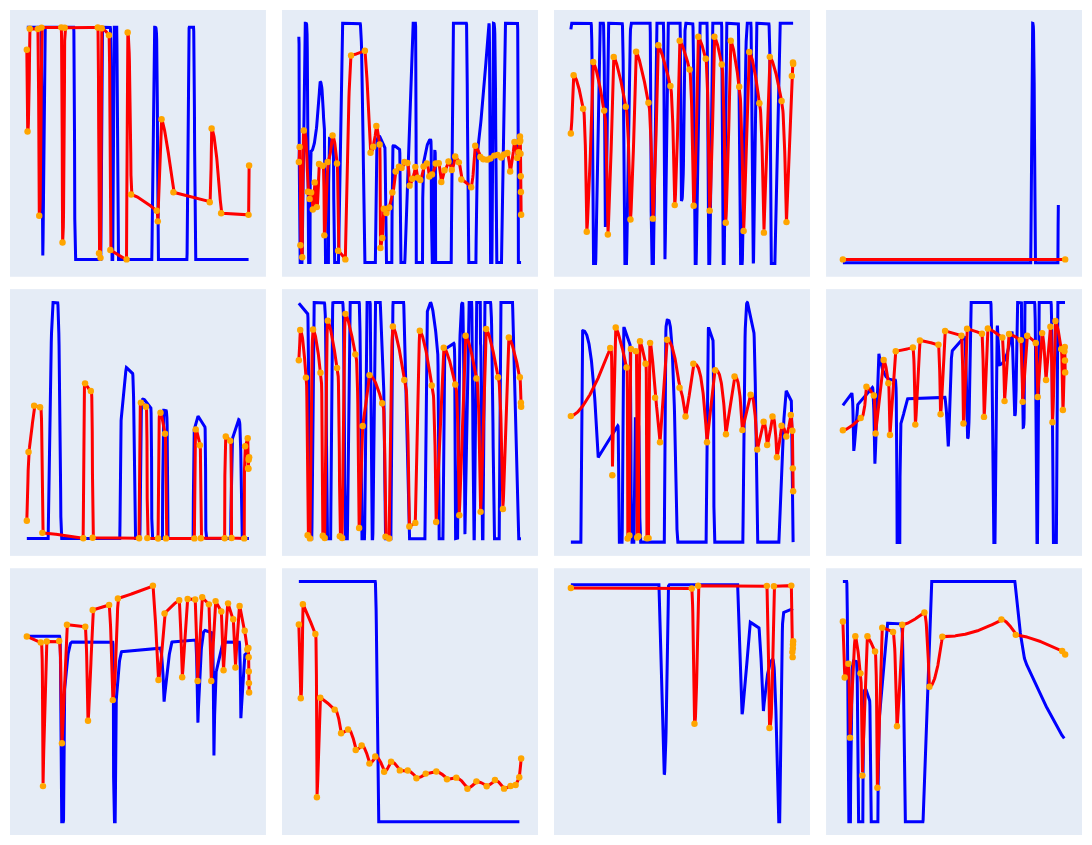

Source (notebook cell):
### Code cell
fig.show()

### Figure 1 — Plotly figure (JSON) as saved in the notebook; plotly's stock layout.template omitted (floating-point values rounded to 4 significant figures; data arrays with more than 128 entries replaced by an {"elided": "..."} marker saying what was removed)
{"data": [{"hoverinfo": "skip", "line": {"color": "blue", "width": 3.019}, "mode": "lines", "name": "Ground Truth", "showlegend": false, "type": "scatter", "x": {"elided": "1000 float values"}, "xaxis": "x", "y": {"elided": "1000 float values"}, "yaxis": "y"}, {"hoverinfo": "skip", "line": {"color": "red", "width": 3.019}, "mode": "lines", "name": "Generated", "showlegend": false, "type": "scatter", "x": {"elided": "1000 float values"}, "xaxis": "x", "y": {"elided": "1000 float values"}, "yaxis": "y"}, {"hoverinfo": "skip", "marker": {"color": "orange", "size": 6.44}, "mode": "markers", "name": "Tokens", "showlegend": false, "type": "scatter", "x": [1.719e-05, 0.03315, 0.1332, 0.4979, 0.5594, 0.6625, 1.553, 1.611, 1.708, 3.2, 3.255, 3.323, 3.378, 3.704, 3.766, 4.498, 4.548, 4.704, 5.859, 5.906, 6.076, 6.611, 8.249, 8.334, 8.763, 9.999, 10.02], "xaxis": "x", "y": [0.9031, 0.5508, 0.9938, 0.9923, 0.188, 0.9985, 0.9996, 0.07252, 0.9975, 0.9993, 0.02645, 0.006635, 0.9954, 0.966, 0.0407, 0.0001122, 0.9773, 0.2794, 0.2095, 0.1639, 0.6038, 0.2892, 0.2462, 0.5642, 0.1991, 0.1919, 0.4043], "yaxis": "y"}, {"hoverinfo": "skip", "line": {"color": "blue", "width": 3.019}, "mode": "lines", "name": "Ground Truth", "showlegend": false, "type": "scatter", "x": {"elided": "1000 float values"}, "xaxis": "x2", "y": {"elided": "1000 float values"}, "yaxis": "y2"}, {"hoverinfo": "skip", "line": {"color": "red", "width": 3.019}, "mode": "lines", "name": "Generated", "showlegend": false, "type": "scatter", "x": {"elided": "1000 float values"}, "xaxis": "x2", "y": {"elided": "1000 float values"}, "yaxis": "y2"}, {"hoverinfo": "skip", "marker": {"color": "orange", "size": 6.44}, "mode": "markers", "name": "Tokens", "showlegend": false, "type": "scatter", "x": [1.618e-05, 0.03482, 0.06898, 0.1521, 0.2219, 0.4049, 0.4841, 0.5517, 0.628, 0.7126, 0.8086, 0.9076, 1.076, 1.147, 1.297, 1.517, 1.717, 1.769, 2.093, 2.35, 2.972, 3.226, 3.345, 3.488, 3.634, 3.672, 3.754, 3.825, 3.941, 4.067, 4.207, 4.357, 4.503, 4.623, 4.754, 4.888, 4.983, 5.102, 5.241, 5.349, 5.466, 5.613, 5.76, 5.87, 5.991, 6.16, 6.296, 6.412, 6.556, 6.734, 6.883, 7.038, 7.201, 7.313, 7.754, 7.938, 8.169, 8.302, 8.48, 8.618, 8.793, 8.946, 9.109, 9.234, 9.386, 9.51, 9.703, 9.826, 9.895, 9.931, 9.951, 9.964, 9.975, 9.985, 9.994, 10.0], "xaxis": "x2", "y": [0.42, 0.4832, 0.07149, 0.02185, 0.5515, 0.2959, 0.2652, 0.2924, 0.2215, 0.3348, 0.2314, 0.4116, 0.4041, 0.1132, 0.4203, 0.5313, 0.414, 0.04846, 0.01269, 0.8658, 0.8855, 0.4589, 0.4838, 0.5706, 0.4933, 0.06071, 0.102, 0.2244, 0.2062, 0.2301, 0.2922, 0.3802, 0.4007, 0.3954, 0.4199, 0.4157, 0.3211, 0.3502, 0.3997, 0.354, 0.3447, 0.4011, 0.4138, 0.3591, 0.3682, 0.4141, 0.4146, 0.3368, 0.3852, 0.4225, 0.3869, 0.4428, 0.4185, 0.3472, 0.3142, 0.488, 0.4411, 0.4318, 0.4298, 0.4344, 0.4467, 0.449, 0.439, 0.4516, 0.4575, 0.3801, 0.5039, 0.4372, 0.461, 0.5039, 0.5264, 0.5092, 0.4547, 0.36, 0.2946, 0.1995], "yaxis": "y2"}, {"hoverinfo": "skip", "line": {"color": "blue", "width": 3.019}, "mode": "lines", "name": "Ground Truth", "showlegend": false, "type": "scatter", "x": {"elided": "1000 float values"}, "xaxis": "x3", "y": {"elided": "1000 float values"}, "yaxis": "y3"}, {"hoverinfo": "skip", "line": {"color": "red", "width": 3.019}, "mode": "lines", "name": "Generated", "showlegend": false, "type": "scatter", "x": {"elided": "1000 float values"}, "xaxis": "x3", "y": {"elided": "1000 float values"}, "yaxis": "y3"}, {"hoverinfo": "skip", "marker": {"color": "orange", "size": 6.44}, "mode": "markers", "name": "Tokens", "showlegend": false, "type": "scatter", "x": [1.645e-05, 0.1249, 0.5504, 0.7149, 1.007, 1.499, 1.664, 1.929, 2.471, 2.681, 2.937, 3.491, 3.692, 3.935, 4.48, 4.674, 4.897, 5.341, 5.525, 5.735, 6.07, 6.246, 6.458, 6.788, 6.968, 7.193, 7.574, 7.773, 8.028, 8.482, 8.686, 8.951, 9.481, 9.702, 9.943, 9.993, 10.0], "xaxis": "x3", "y": [0.5408, 0.7841, 0.6443, 0.1321, 0.8388, 0.6365, 0.1204, 0.8603, 0.653, 0.1828, 0.8815, 0.6688, 0.1865, 0.9092, 0.7388, 0.2429, 0.9276, 0.8076, 0.24, 0.9438, 0.8527, 0.2199, 0.9443, 0.8283, 0.1695, 0.9271, 0.736, 0.1353, 0.8803, 0.667, 0.1282, 0.8604, 0.6761, 0.172, 0.7811, 0.8369, 0.8305], "yaxis": "y3"}, {"hoverinfo": "skip", "line": {"color": "blue", "width": 3.019}, "mode": "lines", "name": "Ground Truth", "showlegend": false, "type": "scatter", "x": {"elided": "1000 float values"}, "xaxis": "x4", "y": {"elided": "1000 float values"}, "yaxis": "y4"}, {"hoverinfo": "skip", "line": {"color": "red", "width": 3.019}, "mode": "lines", "name": "Generated", "showlegend": false, "type": "scatter", "x": {"elided": "1000 float values"}, "xaxis": "x4", "y": {"elided": "1000 float values"}, "yaxis": "y4"}, {"hoverinfo": "skip", "marker": {"color": "orange", "size": 6.44}, "mode": "markers", "name": "Tokens", "showlegend": false, "type": "scatter", "x": [1.83e-05, 10.32], "xaxis": "x4", "y": [0.01395, 0.01395], "yaxis": "y4"}, {"hoverinfo": "skip", "line": {"color": "blue", "width": 3.019}, "mode": "lines", "name": "Ground Truth", "showlegend": false, "type": "scatter", "x": {"elided": "1000 float values"}, "xaxis": "x5", "y": {"elided": "1000 float values"}, "yaxis": "y5"}, {"hoverinfo": "skip", "line": {"color": "red", "width": 3.019}, "mode": "lines", "name": "Generated", "showlegend": false, "type": "scatter", "x": {"elided": "1000 float values"}, "xaxis": "x5", "y": {"elided": "1000 float values"}, "yaxis": "y5"}, {"hoverinfo": "skip", "marker": {"color": "orange", "size": 6.44}, "mode": "markers", "name": "Tokens", "showlegend": false, "type": "scatter", "x": [1.68e-05, 0.07685, 0.3279, 0.597, 0.699, 2.541, 2.622, 2.881, 2.964, 5.056, 5.134, 5.362, 5.424, 5.91, 6.018, 6.221, 6.265, 7.543, 7.604, 7.792, 7.834, 8.907, 8.957, 9.161, 9.215, 9.788, 9.828, 9.945, 9.965, 9.976, 9.987, 9.998, 10.01], "xaxis": "x5", "y": [0.07513, 0.3667, 0.563, 0.5564, 0.02406, 0.0009885, 0.6574, 0.6246, 0.003009, 0.001141, 0.5758, 0.5586, 0.00186, 0.0001157, 0.5328, 0.4437, 0.0006664, 0.0007052, 0.4624, 0.3954, 0.001419, 0.001194, 0.432, 0.4138, 0.002109, 0.0006577, 0.391, 0.4245, 0.2982, 0.2957, 0.3338, 0.3418, 0.3442], "yaxis": "y5"}, {"hoverinfo": "skip", "line": {"color": "blue", "width": 3.019}, "mode": "lines", "name": "Ground Truth", "showlegend": false, "type": "scatter", "x": {"elided": "1000 float values"}, "xaxis": "x6", "y": {"elided": "1000 float values"}, "yaxis": "y6"}, {"hoverinfo": "skip", "line": {"color": "red", "width": 3.019}, "mode": "lines", "name": "Generated", "showlegend": false, "type": "scatter", "x": {"elided": "1000 float values"}, "xaxis": "x6", "y": {"elided": "1000 float values"}, "yaxis": "y6"}, {"hoverinfo": "skip", "marker": {"color": "orange", "size": 6.44}, "mode": "markers", "name": "Tokens", "showlegend": false, "type": "scatter", "x": [1.715e-05, 0.06275, 0.3189, 0.3943, 0.5, 0.6407, 0.9739, 1.077, 1.166, 1.304, 1.72, 1.846, 1.949, 2.096, 2.543, 2.714, 2.873, 3.18, 3.751, 3.901, 4.064, 4.234, 4.748, 4.974, 5.244, 5.445, 5.983, 6.182, 6.523, 7.04, 7.224, 7.51, 7.997, 8.182, 8.435, 8.966, 9.188, 9.455, 9.95, 9.998, 10.01], "xaxis": "x6", "y": [0.7551, 0.8834, 0.6818, 0.01415, 0.001173, 0.8855, 0.7024, 0.01221, 0.002891, 0.9231, 0.7222, 0.01067, 0.003148, 0.9518, 0.7803, 0.04489, 0.4772, 0.6924, 0.5733, 0.008568, 0.0005912, 0.8984, 0.6719, 0.05157, 0.06673, 0.8805, 0.6488, 0.07053, 0.8084, 0.6529, 0.09942, 0.8591, 0.678, 0.1135, 0.8877, 0.6832, 0.1252, 0.852, 0.6832, 0.5753, 0.5587], "yaxis": "y6"}, {"hoverinfo": "skip", "line": {"color": "blue", "width": 3.019}, "mode": "lines", "name": "Ground Truth", "showlegend": false, "type": "scatter", "x": {"elided": "1000 float values"}, "xaxis": "x7", "y": {"elided": "1000 float values"}, "yaxis": "y7"}, {"hoverinfo": "skip", "line": {"color": "red", "width": 3.019}, "mode": "lines", "name": "Generated", "showlegend": false, "type": "scatter", "x": {"elided": "1000 float values"}, "xaxis": "x7", "y": {"elided": "1000 float values"}, "yaxis": "y7"}, {"hoverinfo": "skip", "marker": {"color": "orange", "size": 6.44}, "mode": "markers", "name": "Tokens", "showlegend": false, "type": "scatter", "x": [1.616e-05, 1.77, 1.864, 2.018, 2.509, 2.556, 2.636, 2.701, 2.926, 2.983, 3.045, 3.11, 3.362, 3.42, 3.497, 3.565, 3.79, 4.012, 4.329, 4.89, 5.16, 5.511, 6.125, 6.494, 6.979, 7.365, 7.719, 8.088, 8.384, 8.675, 8.832, 9.072, 9.27, 9.481, 9.693, 9.896, 9.966, 9.987, 10.0], "xaxis": "x7", "y": [0.2815, 0.4337, 0.1493, 0.4795, 0.39, 0.008081, 0.01469, 0.4315, 0.4266, 0.01048, 0.01306, 0.449, 0.3986, 0.008432, 0.008967, 0.4452, 0.3224, 0.223, 0.4521, 0.3449, 0.2805, 0.3985, 0.2232, 0.3841, 0.2411, 0.3698, 0.2502, 0.3293, 0.2067, 0.2689, 0.2171, 0.2808, 0.1897, 0.26, 0.2361, 0.2841, 0.249, 0.1648, 0.1136], "yaxis": "y7"}, {"hoverinfo": "skip", "line": {"color": "blue", "width": 3.019}, "mode": "lines", "name": "Ground Truth", "showlegend": false, "type": "scatter", "x": {"elided": "1000 float values"}, "xaxis": "x8", "y": {"elided": "1000 float values"}, "yaxis": "y8"}, {"hoverinfo": "skip", "line": {"color": "red", "width": 3.019}, "mode": "lines", "name": "Generated", "showlegend": false, "type": "scatter", "x": {"elided": "1000 float values"}, "xaxis": "x8", "y": {"elided": "1000 float values"}, "yaxis": "y8"}, {"hoverinfo": "skip", "marker": {"color": "orange", "size": 6.44}, "mode": "markers", "name": "Tokens", "showlegend": false, "type": "scatter", "x": [1.696e-05, 0.8, 1.06, 1.395, 1.473, 1.835, 2.048, 2.119, 2.379, 3.153, 3.26, 3.467, 4.301, 4.399, 4.602, 5.338, 5.429, 5.591, 6.261, 6.353, 6.525, 7.179, 7.278, 7.481, 8.006, 8.096, 8.296, 8.684, 8.77, 8.97, 9.145, 9.342, 9.436, 9.57, 9.829, 9.905, 9.974, 9.99, 9.999, 10.01], "xaxis": "x8", "y": [0.4675, 0.5191, 0.6488, 0.6122, 0.4542, 0.7605, 0.6639, 0.4483, 0.7969, 0.8124, 0.4912, 0.8416, 0.8244, 0.5342, 0.8812, 0.8613, 0.4961, 0.8904, 0.8693, 0.5234, 0.8919, 0.8542, 0.5891, 0.8689, 0.8432, 0.586, 0.8613, 0.8313, 0.6061, 0.8724, 0.6768, 0.8986, 0.5009, 0.9226, 0.8057, 0.5522, 0.7968, 0.8149, 0.7581, 0.7088], "yaxis": "y8"}, {"hoverinfo": "skip", "line": {"color": "blue", "width": 3.019}, "mode": "lines", "name": "Ground Truth", "showlegend": false, "type": "scatter", "x": {"elided": "1000 float values"}, "xaxis": "x9", "y": {"elided": "1000 float values"}, "yaxis": "y9"}, {"hoverinfo": "skip", "line": {"color": "red", "width": 3.019}, "mode": "lines", "name": "Generated", "showlegend": false, "type": "scatter", "x": {"elided": "1000 float values"}, "xaxis": "x9", "y": {"elided": "1000 float values"}, "yaxis": "y9"}, {"hoverinfo": "skip", "marker": {"color": "orange", "size": 6.44}, "mode": "markers", "name": "Tokens", "showlegend": false, "type": "scatter", "x": [1.61e-05, 0.6265, 0.7279, 0.8961, 1.456, 1.58, 1.806, 2.629, 2.753, 2.964, 3.702, 3.867, 4.097, 5.673, 5.924, 6.197, 6.856, 6.99, 7.235, 7.574, 7.683, 7.892, 8.192, 8.298, 8.492, 8.75, 8.851, 9.053, 9.287, 9.386, 9.573, 9.803, 9.92, 9.97, 9.98, 9.987, 9.994, 10.0], "xaxis": "x9", "y": [0.7545, 0.7304, 0.1448, 0.7337, 0.7359, 0.3193, 0.8021, 0.7942, 0.4113, 0.8624, 0.8832, 0.4952, 0.9095, 0.9618, 0.577, 0.8483, 0.902, 0.5883, 0.9072, 0.9053, 0.573, 0.9143, 0.8854, 0.5733, 0.8986, 0.8561, 0.6168, 0.8894, 0.825, 0.6285, 0.8787, 0.7775, 0.7016, 0.7072, 0.6696, 0.6115, 0.5645, 0.5263], "yaxis": "y9"}, {"hoverinfo": "skip", "line": {"color": "blue", "width": 3.019}, "mode": "lines", "name": "Ground Truth", "showlegend": false, "type": "scatter", "x": {"elided": "1000 float values"}, "xaxis": "x10", "y": {"elided": "1000 float values"}, "yaxis": "y10"}, {"hoverinfo": "skip", "line": {"color": "red", "width": 3.019}, "mode": "lines", "name": "Generated", "showlegend": false, "type": "scatter", "x": {"elided": "1000 float values"}, "xaxis": "x10", "y": {"elided": "1000 float values"}, "yaxis": "y10"}, {"hoverinfo": "skip", "marker": {"color": "orange", "size": 6.44}, "mode": "markers", "name": "Tokens", "showlegend": false, "type": "scatter", "x": [1.812e-05, 0.08689, 0.1823, 0.7498, 0.8185, 0.9737, 1.626, 1.915, 2.231, 2.579, 2.848, 3.2, 3.466, 3.867, 4.182, 4.579, 4.937, 5.333, 5.752, 6.233, 6.716, 7.14, 7.646, 8.051, 8.518, 8.893, 9.305, 9.601, 9.83, 9.995, 10.08], "xaxis": "x10", "y": [0.8209, 0.5137, 0.9055, 0.7817, 0.1015, 0.5162, 0.4666, 0.3679, 0.3841, 0.2983, 0.3174, 0.2418, 0.2717, 0.208, 0.25, 0.2135, 0.2128, 0.1807, 0.2002, 0.2087, 0.1767, 0.1834, 0.1374, 0.1679, 0.1474, 0.1735, 0.1375, 0.1483, 0.1525, 0.1851, 0.2634], "yaxis": "y10"}, {"hoverinfo": "skip", "line": {"color": "blue", "width": 3.019}, "mode": "lines", "name": "Ground Truth", "showlegend": false, "type": "scatter", "x": {"elided": "1000 float values"}, "xaxis": "x11", "y": {"elided": "1000 float values"}, "yaxis": "y11"}, {"hoverinfo": "skip", "line": {"color": "red", "width": 3.019}, "mode": "lines", "name": "Generated", "showlegend": false, "type": "scatter", "x": {"elided": "1000 float values"}, "xaxis": "x11", "y": {"elided": "1000 float values"}, "yaxis": "y11"}, {"hoverinfo": "skip", "marker": {"color": "orange", "size": 6.44}, "mode": "markers", "name": "Tokens", "showlegend": false, "type": "scatter", "x": [1.898e-05, 5.442, 5.565, 5.728, 8.823, 8.941, 9.139, 9.922, 9.971, 9.983, 9.992, 9.999, 10.01], "xaxis": "x11", "y": [0.9866, 0.9845, 0.4136, 0.996, 0.9954, 0.3956, 0.9938, 0.9964, 0.7157, 0.6944, 0.7311, 0.7481, 0.7619], "yaxis": "y11"}, {"hoverinfo": "skip", "line": {"color": "blue", "width": 3.019}, "mode": "lines", "name": "Ground Truth", "showlegend": false, "type": "scatter", "x": {"elided": "1000 float values"}, "xaxis": "x12", "y": {"elided": "1000 float values"}, "yaxis": "y12"}, {"hoverinfo": "skip", "line": {"color": "red", "width": 3.019}, "mode": "lines", "name": "Generated", "showlegend": false, "type": "scatter", "x": {"elided": "1000 float values"}, "xaxis": "x12", "y": {"elided": "1000 float values"}, "yaxis": "y12"}, {"hoverinfo": "skip", "marker": {"color": "orange", "size": 6.44}, "mode": "markers", "name": "Tokens", "showlegend": false, "type": "scatter", "x": [1.74e-05, 0.08209, 0.2479, 0.3232, 0.5618, 0.7944, 0.8797, 1.11, 1.452, 1.558, 1.777, 2.265, 2.444, 2.679, 3.683, 3.907, 4.492, 7.162, 7.81, 9.906, 10.04], "xaxis": "x12", "y": [0.8334, 0.6008, 0.6581, 0.35, 0.7721, 0.6177, 0.1919, 0.7723, 0.7089, 0.1414, 0.8081, 0.7896, 0.3973, 0.8198, 0.8712, 0.5617, 0.7707, 0.842, 0.7781, 0.711, 0.6963], "yaxis": "y12"}], "layout": {"height": 845.2, "hovermode": false, "margin": {"b": 10, "l": 10, "r": 10, "t": 10}, "showlegend": false, "width": 2012.0, "xaxis": {"anchor": "y", "domain": [0, 0.2387], "showgrid": false, "showticklabels": false, "zeroline": false}, "xaxis10": {"anchor": "y10", "domain": [0.2537, 0.4925], "showgrid": false, "showticklabels": false, "zeroline": false}, "xaxis11": {"anchor": "y11", "domain": [0.5075, 0.7462], "showgrid": false, "showticklabels": false, "zeroline": false}, "xaxis12": {"anchor": "y12", "domain": [0.7612, 1], "showgrid": false, "showticklabels": false, "zeroline": false}, "xaxis2": {"anchor": "y2", "domain": [0.2537, 0.4925], "showgrid": false, "showticklabels": false, "zeroline": false}, "xaxis3": {"anchor": "y3", "domain": [0.5075, 0.7462], "showgrid": false, "showticklabels": false, "zeroline": false}, "xaxis4": {"anchor": "y4", "domain": [0.7612, 1], "showgrid": false, "showticklabels": false, "zeroline": false}, "xaxis5": {"anchor": "y5", "domain": [0, 0.2387], "showgrid": false, "showticklabels": false, "zeroline": false}, "xaxis6": {"anchor": "y6", "domain": [0.2537, 0.4925], "showgrid": false, "showticklabels": false, "zeroline": false}, "xaxis7": {"anchor": "y7", "domain": [0.5075, 0.7462], "showgrid": false, "showticklabels": false, "zeroline": false}, "xaxis8": {"anchor": "y8", "domain": [0.7612, 1], "showgrid": false, "showticklabels": false, "zeroline": false}, "xaxis9": {"anchor": "y9", "domain": [0, 0.2387], "showgrid": false, "showticklabels": false, "zeroline": false}, "yaxis": {"anchor": "x", "domain": [0.6767, 1], "showgrid": false, "showticklabels": false, "zeroline": false}, "yaxis10": {"anchor": "x10", "domain": [0, 0.3233], "showgrid": false, "showticklabels": false, "zeroline": false}, "yaxis11": {"anchor": "x11", "domain": [0, 0.3233], "showgrid": false, "showticklabels": false, "zeroline": false}, "yaxis12": {"anchor": "x12", "domain": [0, 0.3233], "showgrid": false, "showticklabels": false, "zeroline": false}, "yaxis2": {"anchor": "x2", "domain": [0.6767, 1], "showgrid": false, "showticklabels": false, "zeroline": false}, "yaxis3": {"anchor": "x3", "domain": [0.6767, 1], "showgrid": false, "showticklabels": false, "zeroline": false}, "yaxis4": {"anchor": "x4", "domain": [0.6767, 1], "showgrid": false, "showticklabels": false, "zeroline": false}, "yaxis5": {"anchor": "x5", "domain": [0.3383, 0.6617], "showgrid": false, "showticklabels": false, "zeroline": false}, "yaxis6": {"anchor": "x6", "domain": [0.3383, 0.6617], "showgrid": false, "showticklabels": false, "zeroline": false}, "yaxis7": {"anchor": "x7", "domain": [0.3383, 0.6617], "showgrid": false, "showticklabels": false, "zeroline": false}, "yaxis8": {"anchor": "x8", "domain": [0.3383, 0.6617], "showgrid": false, "showticklabels": false, "zeroline": false}, "yaxis9": {"anchor": "x9", "domain": [0, 0.3233], "showgrid": false, "showticklabels": false, "zeroline": false}}}
